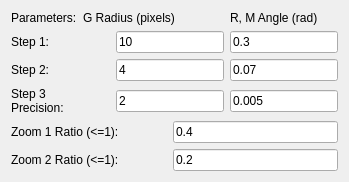
              <widget class="QWidget" name="tab_12">
               <attribute name="title">
                <string>Parameters for Brute Force Search</string>
               </attribute>
               <layout class="QGridLayout" name="gridLayout_15">
                <item row="0" column="0">
                 <widget class="QLabel" name="label_54">
                  <property name="text">
                   <string>Parameters:</string>
                  </property>
                 </widget>
                </item>
                <item row="0" column="1" colspan="3">
                 <widget class="QLabel" name="label_46">
                  <property name="text">
                   <string>G Radius (pixels)</string>
                  </property>
                 </widget>
                </item>
                <item row="0" column="4">
                 <widget class="QLabel" name="label_42">
                  <property name="text">
                   <string>R, M Angle (rad)</string>
                  </property>
                 </widget>
                </item>
                <item row="1" column="0" colspan="2">
                 <widget class="QLabel" name="ange_step_label">
                  <property name="text">
                   <string>Step 1:</string>
                  </property>
                 </widget>
                </item>
                <item row="1" column="2" colspan="2">
                 <widget class="QLineEdit" name="angle_step_1_pix">
                  <property name="text">
                   <string>10</string>
                  </property>
                 </widget>
                </item>
                <item row="1" column="4">
                 <widget class="QLineEdit" name="angle_step_1_rad">
                  <property name="text">
                   <string>0.3</string>
                  </property>
                 </widget>
                </item>
                <item row="2" column="0" colspan="2">
                 <widget class="QLabel" name="label_8">
                  <property name="text">
                   <string>Step 2:</string>
                  </property>
                 </widget>
                </item>
                <item row="2" column="2" colspan="2">
                 <widget class="QLineEdit" name="angle_step_2_pix">
                  <property name="text">
                   <string>4</string>
                  </property>
                 </widget>
                </item>
                <item row="2" column="4">
                 <widget class="QLineEdit" name="angle_step_2_rad">
                  <property name="text">
                   <string>0.07</string>
                  </property>
                 </widget>
                </item>
                <item row="3" column="0" colspan="2">
                 <widget class="QLabel" name="label_9">
                  <property name="text">
                   <string>Step 3
Precision:</string>
                  </property>
                 </widget>
                </item>
                <item row="3" column="2" colspan="2">
                 <widget class="QLineEdit" name="angle_step_3_pix">
                  <property name="text">
                   <string>2</string>
                  </property>
                 </widget>
                </item>
                <item row="3" column="4">
                 <widget class="QLineEdit" name="angle_step_3_rad">
                  <property name="text">
                   <string>0.005</string>
                  </property>
                 </widget>
                </item>
                <item row="4" column="0" colspan="3">
                 <widget class="QLabel" name="label_10">
                  <property name="text">
                   <string>Zoom 1 Ratio (&lt;=1):</string>
                  </property>
                 </widget>
                </item>
                <item row="4" column="3" colspan="2">
                 <widget class="QLineEdit" name="zoom1_ratio">
                  <property name="text">
                   <string>0.4</string>
                  </property>
                 </widget>
                </item>
                <item row="5" column="0" colspan="3">
                 <widget class="QLabel" name="label_11">
                  <property name="text">
                   <string>Zoom 2 Ratio (&lt;=1):</string>
                  </property>
                 </widget>
                </item>
                <item row="5" column="3" colspan="2">
                 <widget class="QLineEdit" name="zoom2_ratio">
                  <property name="text">
                   <string>0.2</string>
                  </property>
                 </widget>
                </item>
               </layout>
              </widget>
